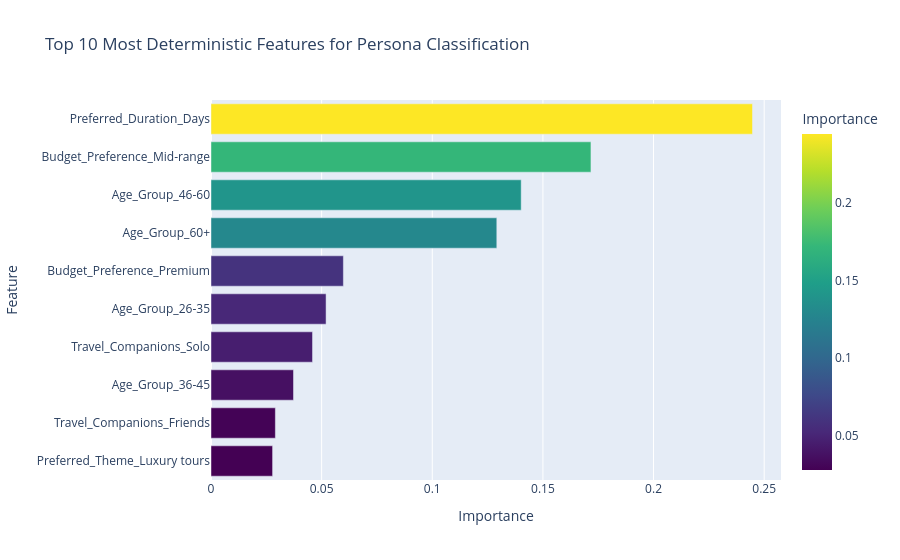

Notebook cell for this chart:
### Markdown cell above
###  Interpreting the Model (Feature Importance)
Let's visualize which factors the Random Forest considers most important when classifying a customer.

### Code cell
feature_importances = pd.DataFrame({'Feature': X_class.columns, 'Importance': rf_clf.feature_importances_})
feature_importances = feature_importances.sort_values('Importance', ascending=True).tail(10)

fig = px.bar(feature_importances, x='Importance', y='Feature', orientation='h',
             title='Top 10 Most Deterministic Features for Persona Classification',
             color='Importance', color_continuous_scale='Viridis')
fig.show()

### Figure 1 — Plotly figure (JSON) as saved in the notebook; plotly's stock layout.template omitted (floating-point values rounded to 4 significant figures)
{"data": [{"hovertemplate": "Importance=%{marker.color}<br>Feature=%{y}<extra></extra>", "legendgroup": "", "marker": {"color": [0.02783, 0.02909, 0.03728, 0.04588, 0.052, 0.05983, 0.1292, 0.1402, 0.1717, 0.2447], "coloraxis": "coloraxis", "pattern": {"shape": ""}}, "name": "", "orientation": "h", "showlegend": false, "textposition": "auto", "type": "bar", "x": [0.02783, 0.02909, 0.03728, 0.04588, 0.052, 0.05983, 0.1292, 0.1402, 0.1717, 0.2447], "xaxis": "x", "y": ["Preferred_Theme_Luxury tours", "Travel_Companions_Friends", "Age_Group_36-45", "Travel_Companions_Solo", "Age_Group_26-35", "Budget_Preference_Premium", "Age_Group_60+", "Age_Group_46-60", "Budget_Preference_Mid-range", "Preferred_Duration_Days"], "yaxis": "y"}], "layout": {"barmode": "relative", "coloraxis": {"colorbar": {"title": {"text": "Importance"}}, "colorscale": [[0, "#440154"], [0.1111, "#482878"], [0.2222, "#3e4989"], [0.3333, "#31688e"], [0.4444, "#26828e"], [0.5556, "#1f9e89"], [0.6667, "#35b779"], [0.7778, "#6ece58"], [0.8889, "#b5de2b"], [1, "#fde725"]]}, "legend": {"tracegroupgap": 0}, "title": {"text": "Top 10 Most Deterministic Features for Persona Classification"}, "xaxis": {"anchor": "y", "domain": [0, 1], "title": {"text": "Importance"}}, "yaxis": {"anchor": "x", "domain": [0, 1], "title": {"text": "Feature"}}}}
